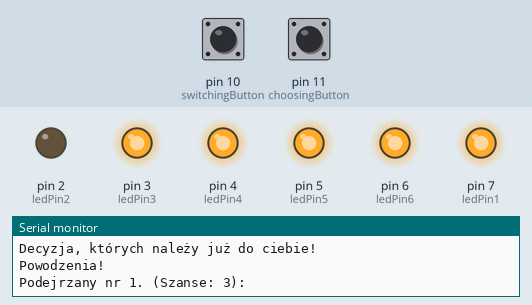
Bench run of a sketch on a simulated Arduino Uno, built with avr-gcc and run on an emulated ATmega328P. Parts: output pins drawn as LEDs (lit = HIGH), the last lines printed to the serial monitor. Dashed ring = blinking. The test bench sets the inputs (shaded band); at power-on: pin 10 (switchingButton) HIGH, pin 11 (choosingButton) HIGH. Random numbers use the default seed unless the sketch sets one.

Above: at 2.27 s.
2.6 s: pin 10 (switchingButton) pulled LOW for 3.2 s
At 6.27 s:
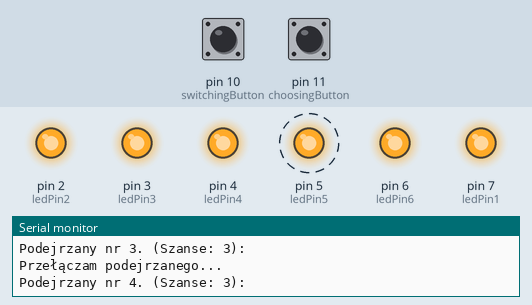
8.6 s: pin 11 (choosingButton) pulled LOW for 0.25 s
At 11.07 s:
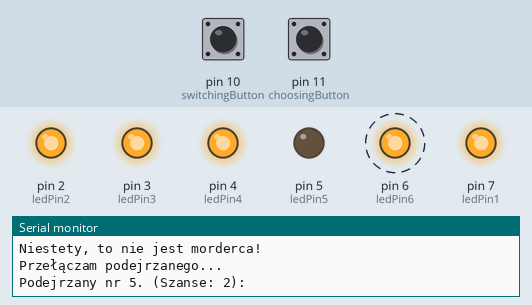
11.8 s: pin 10 (switchingButton) pulled LOW for 0.25 s
At 13.07 s:
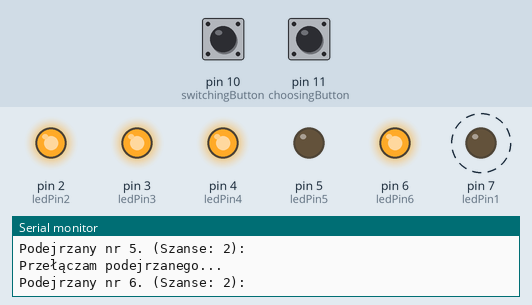
15.0 s: pin 11 (choosingButton) pulled LOW for 3.2 s
At 18.5 s:
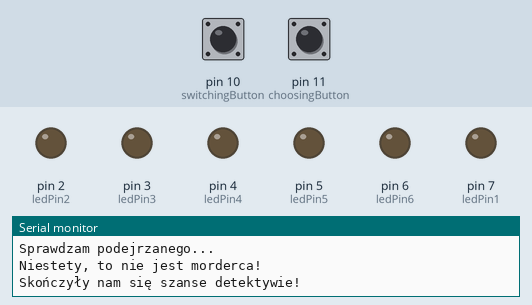
Timing chart, 0 to 22.2 s (numbered marks = the images above; inputs shaded):
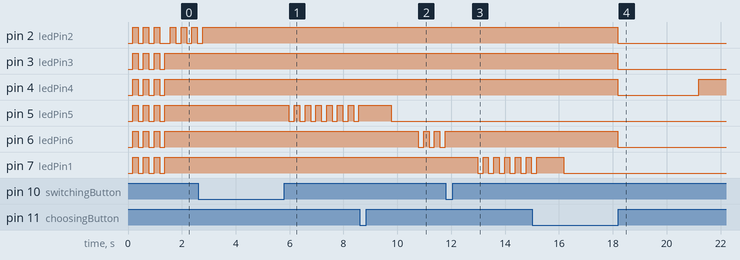

Measured:
- after the input at 2.6 s, pin 5 (ledPin5): alternates HIGH for 0.20 s and LOW for 0.20 s, starting after 3.4 s
- after the input at 8.6 s, pin 6 (ledPin6): alternates HIGH for 0.20 s and LOW for 0.20 s, starting after 2.2 s
- after the input at 11.8 s, pin 7 (ledPin1): alternates HIGH for 0.20 s and LOW for 0.20 s, starting after 1.2 s
- after the input at 15.0 s, pin 2 (ledPin2), pin 3 (ledPin3), pin 6 (ledPin6): HIGH → LOW after 3.2 s; pin 4 (ledPin4): HIGH → LOW after 3.2 s, → HIGH 3.0 s later
- by itself, pin 3 (ledPin3), pin 4 (ledPin4), pin 5 (ledPin5), pin 6 (ledPin6), pin 7 (ledPin1): alternates HIGH for 0.20 s and LOW for 0.20 s, 7 changes in all, then stays HIGH

The sketch:

Kto_jest_morderca.ino
```cpp
#define ledPin1 7
#define ledPin2 2
#define ledPin3 3
#define ledPin4 4
#define ledPin5 5
#define ledPin6 6

#define switchingButton 10
#define choosingButton 11

long randNum;
int chances;
long currentSuspect;
boolean isFound;

int suspects[6] = {1,2,3,4,5,6};

void setup() {

  Serial.begin(9600);
  randomSeed(analogRead(0));

  pinMode(ledPin1, OUTPUT);
  pinMode(ledPin2, OUTPUT);
  pinMode(ledPin3, OUTPUT);
  pinMode(ledPin4, OUTPUT);
  pinMode(ledPin5, OUTPUT);
  pinMode(ledPin6, OUTPUT);

  pinMode(switchingButton, INPUT_PULLUP);
  pinMode(choosingButton, INPUT_PULLUP);


}

void loop() {
    Serial.println("");
    Serial.println("Witaj detektywie! \nSystem wychwycił 6-ciu potencjalnych sprawców morderstwa sprzed kilku miesięcy. \nNiestety tylko 3-ech z nich jest w stanie dokładniej sprawdzić. \nDecyzja, których należy już do ciebie! \nPowodzenia!");
    Serial.println("");

    for (int i = 0;i<3;i++){

    digitalWrite(ledPin1, HIGH);
    digitalWrite(ledPin2, HIGH);
    digitalWrite(ledPin3, HIGH);
    digitalWrite(ledPin4, HIGH);
    digitalWrite(ledPin5, HIGH);
    digitalWrite(ledPin6, HIGH);
    delay(200);

    digitalWrite(ledPin1, LOW);
    digitalWrite(ledPin2, LOW);
    digitalWrite(ledPin3, LOW);
    digitalWrite(ledPin4, LOW);
    digitalWrite(ledPin5, LOW);
    digitalWrite(ledPin6, LOW);
    delay(200);

  }


   randNum = random(1,7);
   chances = 3;
   currentSuspect = 1;
   isFound = false;
   suspects[0]=1;
   suspects[1]=2;
   suspects[2]=3;
   suspects[3]=4;
   suspects[4]=5;
   suspects[5]=6;

   digitalWrite(ledPin1, HIGH);
   digitalWrite(ledPin2, HIGH);
   digitalWrite(ledPin3, HIGH);
   digitalWrite(ledPin4, HIGH);
   digitalWrite(ledPin5, HIGH);
   digitalWrite(ledPin6, HIGH);


   while(!isFound && chances>0){

     Serial.println("Podejrzany nr "+String(currentSuspect)+". (Szanse: "+String(chances)+"):");

     while(digitalRead(switchingButton)==HIGH && !isFound && chances>0){
        digitalWrite(currentSuspect+1,LOW);
        if(digitalRead(choosingButton)==LOW){
          checkWhetherFound();
          break;
        }
        delay(200);
        digitalWrite(currentSuspect+1,HIGH);
        if(digitalRead(choosingButton)==LOW){
          checkWhetherFound();
          break;
        }
        delay(200);
     }
     if(!isFound && chances>0){
       Serial.println("");
       Serial.println("Przełączam podejrzanego...");
       delay(1000);
       if(suspects[currentSuspect-1]!=0){
        digitalWrite(currentSuspect+1,HIGH);
       }
       do{
          currentSuspect+=1;
          if(currentSuspect == 7){currentSuspect = 1;}
       }while(suspects[currentSuspect-1]==0);
     }
   }

   if(chances<=0){
     digitalWrite(ledPin1, LOW);
     digitalWrite(ledPin2, LOW);
     digitalWrite(ledPin3, LOW);
     digitalWrite(ledPin4, LOW);
     digitalWrite(ledPin5, LOW);
     digitalWrite(ledPin6, LOW);
     Serial.println("");
     Serial.println("Skończyły nam się szanse detektywie!");
     delay(3000);
     digitalWrite(randNum+1,HIGH);
     Serial.println("Mordercą był podejrzany nr "+String(randNum)+".");
     delay(5000);
   }
}

void checkWhetherFound(){
   digitalWrite(currentSuspect+1,HIGH);
   Serial.println("Sprawdzam podejrzanego...");
   delay(1000);
   if(currentSuspect!=randNum){
      digitalWrite(currentSuspect+1,LOW);
      Serial.println("");
      Serial.println("Niestety, to nie jest morderca!");
      suspects[currentSuspect-1] = 0;
      chances=chances - 1;

    } else {
            for(int i=1;i<7;i++){
              if(i!=randNum){
                digitalWrite(i+1,LOW);
              }
            }
            digitalWrite(randNum+1,HIGH);
            Serial.println("");
            Serial.println("Tak jest! Znalazłeś mordercę!");
            delay(5000);
            isFound=true;

    }
}
```
